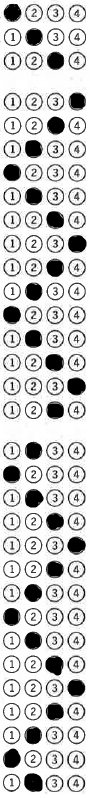
#> input picture images/pg1-computer_filled.PNG, 90 x 798 px, given in place of pg2_filled.PNG, which was not available
$ python scan_asq3_summary.py
#> lines starting #> are read from the running program, lines starting #| are printed output that depends on the picture; after the words box and inside, x2 and y2 are one past the last pixel; in counts of white or black regions, pixels touching at a corner belong together; pictures that were not available may be replaced by others from this repository, and a replacement may not be noted
# Optical Mark Recognition (OMR) for reading the assessment scoring forms
# created by: Peter Dobbs
# based on: https://www.pyimagesearch.com/2016/10/03/bubble-sheet-multiple-choice-scanner-and-test-grader-using-omr-python-and-opencv/
# TODO: programmatically find scoring region (currently there's a preset threshold)
# TODO: loop over all pages of a pdf document (currently the program has to be adjusted for number of images)
# TODO: check that question without an answer does not mess up the program
# TODO: check if contour has more pixels than should be possible

from imutils.perspective import four_point_transform
from imutils import contours
import numpy as np
import argparse
import imutils
import cv2

# constants
RED = (0, 0, 255)
BLUE = (255, 0, 0)
SCORE_OPTIONS = [0,5,10,15,20,25,30,35,40,45,50,55,60]
RESPONSE_OPTIONS = [True,False]

# variables
subtotal = 0
questionOffset = 0  # useful for multi-page questionaire
answers = {}


def score_assessment_form(file_string, wThresh, hThresh):
#> called with file_string = 'special/pg2_filled.PNG', wThresh = 0.7, hThresh = 0.25
    global questionOffset, subtotal, answers
    file_img = cv2.imread(file_string)
#> file_img is the input picture: shape (798, 90, 3); min 0, max 255, mean 201.4

    # restrict the contour detection to a scoring_region
    (rows, columns) = file_img.shape[:2]
#> rows = 798; columns = 90
    widthThreshold = int(columns*wThresh)
#> widthThreshold = 62
    heightThreshold = int(rows*hThresh)
#> heightThreshold = 199
    region = file_img[heightThreshold:rows, widthThreshold:columns]
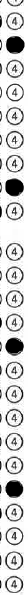
#> region: shape (599, 28, 3); min 0, max 255, mean 210.2

    # scale, gray, and threshold the image
    scoring_region = cv2.resize(region, None, fx=3, fy=3)
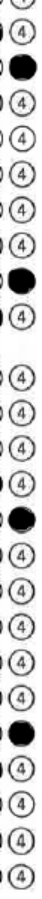
#> scoring_region: shape (1797, 84, 3) (shown at 1/2 size); min 0, max 255, mean 210.1
    gray = cv2.cvtColor(scoring_region, cv2.COLOR_BGR2GRAY)
    thresh = cv2.threshold(
        gray, 0, 255, cv2.THRESH_BINARY_INV | cv2.THRESH_OTSU)[1]
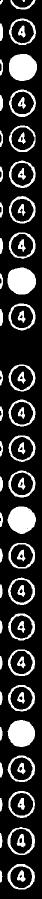
#> thresh: shape (1797, 84) (shown at 1/2 size); 20.4% white; 71 white regions (1 under 20 px)

    # find contours
    cnts = cv2.findContours(thresh, cv2.RETR_EXTERNAL,
                            cv2.CHAIN_APPROX_SIMPLE)
#> cnts = 51 contours, 1 with area under 20; largest, box (x1, y1, x2, y2) and area: (15, 535, 72, 589) 2374, (18, 108, 74, 162) 2360, (15, 1654, 70, 1710) 2338, (15, 1013, 72, 1068) 2274, (15, 1440, 70, 1494) 2221
    cnts = imutils.grab_contours(cnts)
    questionCnts = []

    for c in cnts:
        (x, y, w, h) = cv2.boundingRect(c)
        aspect_ratio = w / float(h)
        if w >= 20 and h >= 20 and aspect_ratio >= 0.9 and aspect_ratio <= 1.1:
            questionCnts.append(c)
#> this loop made 51 passes
#> (x, y, w, h, aspect_ratio) on passes 1 to 12: (0, 1741, 5, 24, 0.208), (15, 1728, 55, 51, 1.08), (0, 1666, 5, 30, 0.167), (15, 1654, 55, 56, 0.982), (0, 1596, 5, 27, 0.185), (17, 1582, 53, 54, 0.981), (0, 1525, 6, 30, 0.2), (15, 1511, 55, 53, 1.04), (0, 1454, 5, 27, 0.185), (15, 1440, 55, 54, 1.02), (0, 1383, 5, 27, 0.185), (16, 1370, 54, 53, 1.02)
#> after the loop, questionCnts = 24 contours; largest, box (x1, y1, x2, y2) and area: (15, 535, 72, 589) 2374, (18, 108, 74, 162) 2360, (15, 1654, 70, 1710) 2338, (15, 1013, 72, 1068) 2274, (15, 1440, 70, 1494) 2221

    questionCnts = contours.sort_contours(
        questionCnts, method="top-to-bottom")[0]

    for (q, i) in enumerate(np.arange(0, len(questionCnts), SCORE_OPTIONS.__len__)):
        cnts = contours.sort_contours(
            questionCnts[i:i + SCORE_OPTIONS.__len__])[0]
        bubbled = (0, 0)

        for (j, c) in enumerate(cnts):
            mask = np.zeros(thresh.shape, dtype="uint8")
            cv2.drawContours(mask, [c], -1, 255, -1)

            mask = cv2.bitwise_and(thresh, thresh, mask=mask)
            total = cv2.countNonZero(mask)

            if bubbled == (0, 0) or total > bubbled[0]:
                bubbled = (total, j)

        answers[questionOffset+q+1] = (bubbled[1]+1)
        cv2.drawContours(scoring_region, [cnts[bubbled[1]]], -1, RED, 3)
        subtotal += (bubbled[1]+1)
#> this loop made 0 passes
#> after the loop, answers = 0 items; subtotal = 0

    questionOffset = q+1

    # draw thresholds for scoring region on the full page
    cv2.line(file_img, (0, heightThreshold),
             (columns, heightThreshold), BLUE, 2)
    cv2.line(file_img, (widthThreshold, 0),
             (widthThreshold, rows), BLUE, 2)
    # show original image and scoring chart to check for errors
    cv2.imshow("Drawing Region on Original Page", cv2.resize(
        file_img, None, fx=0.75, fy=0.75))
    cv2.imshow("Scoring region", cv2.resize(
        scoring_region, None, fx=0.333, fy=0.333))
    cv2.waitKey(1)


#> (the run stopped early here; a loop or call above may not have finished)
